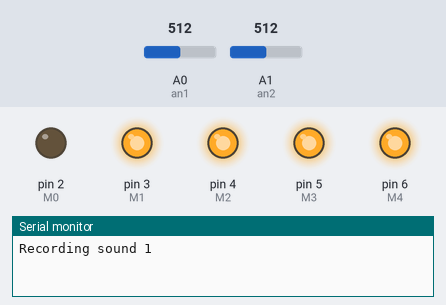
A sketch run on a simulated Arduino Uno, built with avr-gcc and run on an emulated ATmega328P. Shown: output pins drawn as LEDs (lit = HIGH), the last lines printed to the serial monitor. The inputs (shaded band) are chosen by the test bench; at power-on: A0 (an1) = 512, A1 (an2) = 512.

Above: at 5.0 s.
At 15.0 s:
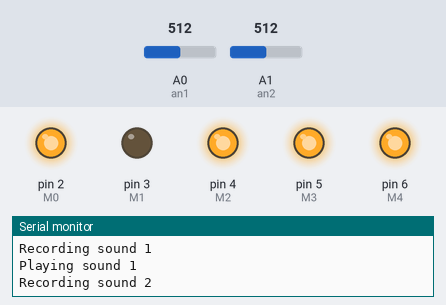
At 25.0 s:
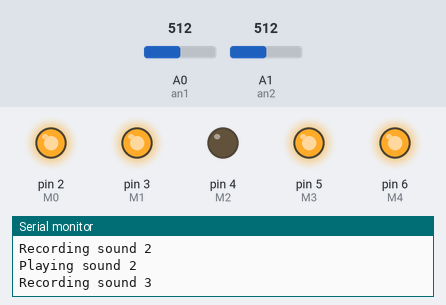
At 35.0 s:
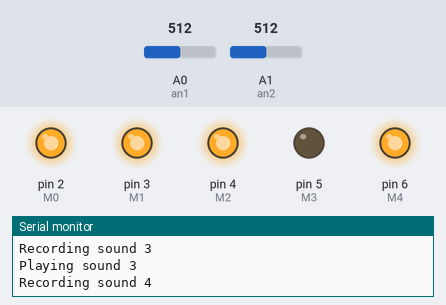
At 45.0 s:
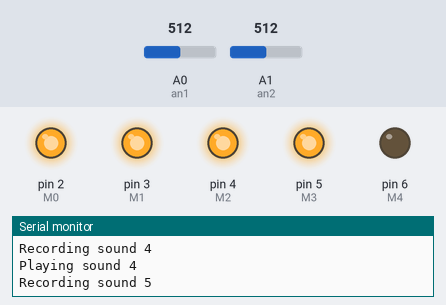
At 50.5 s:
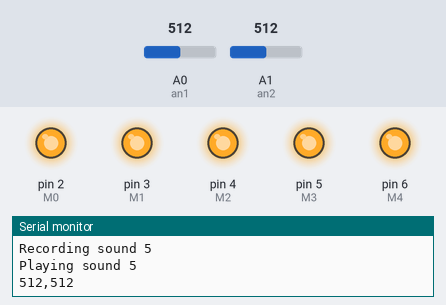
Timing chart, 0 to 66.3 s (numbered marks = the images above):
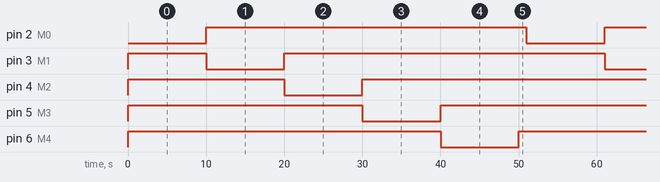

The sketch:

sound-2.ino
```cpp
// Pin definitions
#define an1 A0
#define an2 A1
#define M0 2
#define M1 3
#define M2 4
#define M3 5
#define M4 6

void setup() {
  // Set the M0 to M4 pins as outputs
  pinMode(M0, OUTPUT);
  pinMode(M1, OUTPUT);
  pinMode(M2, OUTPUT);
  pinMode(M3, OUTPUT);
  pinMode(M4, OUTPUT);

  digitalWrite(M0, HIGH);
  digitalWrite(M1, HIGH);
  digitalWrite(M2, HIGH);
  digitalWrite(M3, HIGH);
  digitalWrite(M4, HIGH);

  // Start serial communication
  Serial.begin(115200);

  // Wait for serial monitor to open
  while (!Serial) {
    ; // Do nothing
  }
}

void loop() {
  // Record and play sounds
  for (int i = 0; i < 5; i++) {
    Serial.print("Recording sound ");
    Serial.println(i + 1);

    // Set the corresponding M pin to LOW to start recording
    digitalWrite(i + 2, LOW);

    // Wait for 5 seconds to record
    delay(5000);

    // Set the corresponding M pin to HIGH to stop recording
    digitalWrite(i + 2, HIGH);

    // Play the recorded sound
    Serial.print("Playing sound ");
    Serial.println(i + 1);

    // Set the corresponding M pin to LOW to play the recorded sound
    digitalWrite(i + 2, LOW);

    // Wait for 5 seconds to play the sound
    delay(5000);

    // Set the corresponding M pin to HIGH to stop playing the sound
    digitalWrite(i + 2, HIGH);
  }

  // Plot analog signals on the serial plotter
  int ann1 = analogRead(an1);
  int ann2 = analogRead(an2) ;

  Serial.print(ann1);
  Serial.print(',');
  Serial.print(ann2);
  Serial.println();

  // Wait for 1 second
  delay(1000);
}
```

Measured:
- by itself, pin 2 (M0), pin 3 (M1), pin 4 (M2), pin 5 (M3), pin 6 (M4): alternates HIGH for 41.0 s and LOW for 10.0 s
- by itself, everything shown: repeats every 51.0 s, in 6 steps
